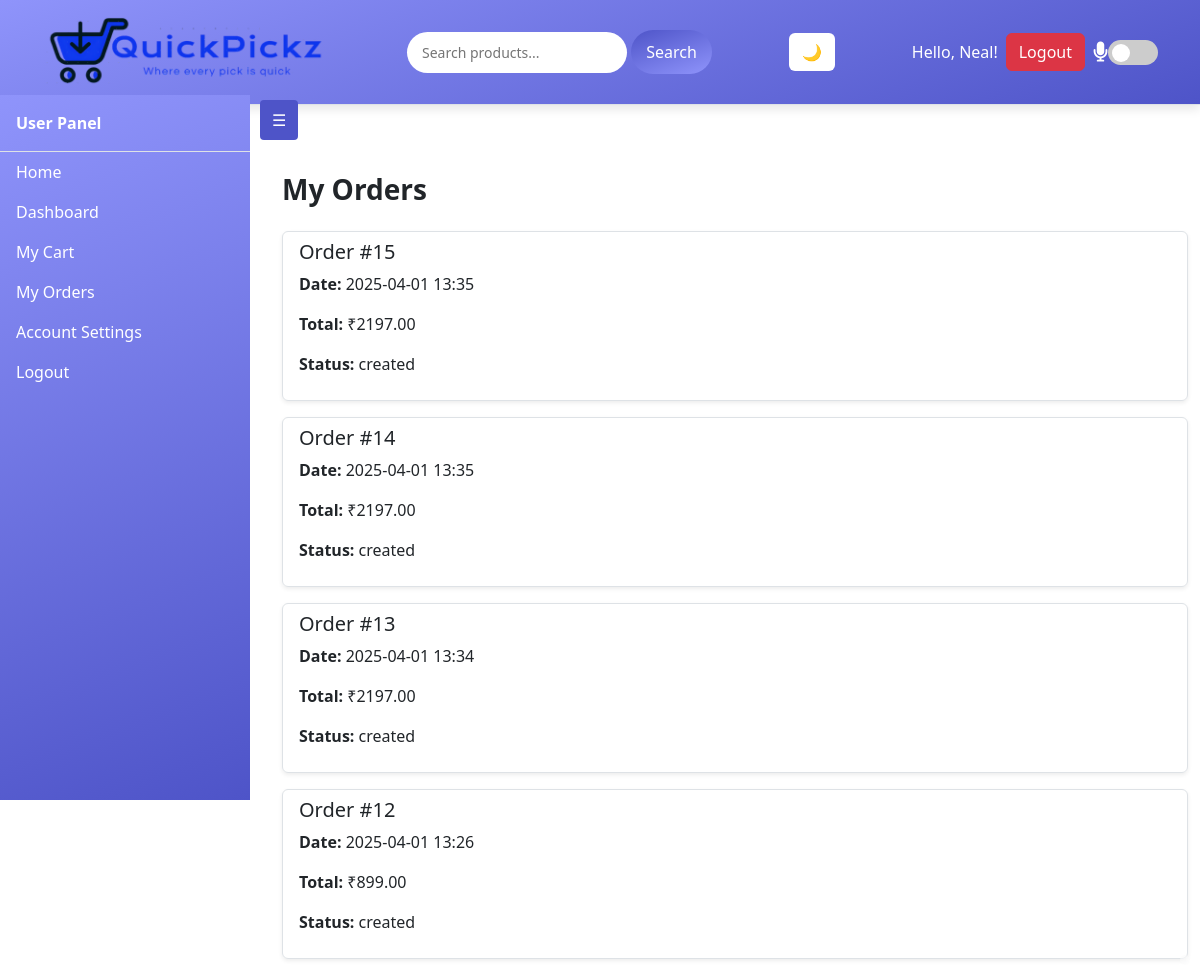
Screenshot of /orders (signed in) with the database file from the repository.
### app/models.py (models this page shows)
class User(db.Model, UserMixin):
    id = db.Column(db.Integer, primary_key=True)
    username = db.Column(db.String(80), unique=True, nullable=False)
    email = db.Column(db.String(120), unique=True, nullable=False)
    password = db.Column(db.String(200), nullable=False)

class Order(db.Model):
    id = db.Column(db.Integer, primary_key=True)
    user_id = db.Column(db.Integer, db.ForeignKey('user.id',name='fk_order_user_id'), nullable=False)
    razorpay_order_id = db.Column(db.String(100), unique=True)
    amount = db.Column(db.Integer)
    status = db.Column(db.String(20), default="created")
    created_at = db.Column(db.DateTime, default=datetime.utcnow)
    user = db.relationship('User', backref='orders')
    date = db.Column(db.DateTime, default=datetime.utcnow)
    order_items = db.relationship('OrderItem', backref='order', lazy=True)

### app/routes.py (the view, shortened to what this page needs)
@main.route('/orders')
@login_required
def view_orders():
    orders = Order.query.filter_by(user_id=current_user.id).order_by(Order.date.desc()).all()
    order_data = []
    for order in orders:
        items = []
        order_data.append({
            "id": order.id,
            "status": order.status,
            "amount": order.amount / 100,
            "date": order.date.strftime("%Y-%m-%d %H:%M"),
            "order_items": items
        })
    return render_template('orders.html', orders=order_data)

### app/__init__.py (called while the page is built)
def create_app():
    app = Flask(__name__)
    app.config['SECRET_KEY'] = 'e1b8c3b7e3f14c1abde223f1241c39ea'
    app.config['SQLALCHEMY_DATABASE_URI'] = 'sqlite:///db.sqlite3'
    db.init_app(app)
    login_manager.init_app(app)
    migrate.init_app(app, db)
    login_manager.login_view = "main.login"  # Redirects to login page if not logged in
    from app.models import User
    @login_manager.user_loader
    def load_user(user_id):
        return User.query.get(int(user_id))
    google_bp = make_google_blueprint(
        client_id="...",
        client_secret="...",
        scope=[
            "openid",
            "https://www.googleapis.com/auth/userinfo.email",
            "https://www.googleapis.com/auth/userinfo.profile"
        ]
    )
    app.register_blueprint(google_bp, url_prefix="/login")
    app.register_blueprint(payment_bp)
    return app

### app/templates/orders.html (shortened to what this page needs)
{% extends "base.html" %}
{% block content %}
<div class="container mt-5">
    <h3 class="fw-bold text-gradient">My Orders</h3>
    {% if orders %}
        <div class="list-group mt-4">
            {% for order in orders %}
                <div class="list-group-item mb-3 shadow-sm border rounded text-dark">
                    <h5>Order #{{ order.id }}</h5>
                    <p><strong>Date:</strong> {{ order.date }}</p>
                    <p><strong>Total:</strong> ₹{{ '%.2f' % (order.amount) }}</p>
                    <p><strong>Status:</strong> {{ order.status }}</p>
                    </div>
            {% endfor %}
        </div>
    {% else %}
        <p class="text-muted mt-4">You have not placed any orders yet.</p>
    {% endif %}
</div>
{% endblock %}

### app/templates/base.html (shortened to what this page needs)
<!DOCTYPE html>
<html lang="en">
<head>
  <link rel="stylesheet" href="{{ url_for('static', filename='css/style.css') }}">
  <link href="https://cdn.jsdelivr.net/npm/bootstrap@5.3.2/dist/css/bootstrap.min.css" rel="stylesheet">
  <link href="https://cdnjs.cloudflare.com/ajax/libs/font-awesome/6.0.0-beta3/css/all.min.css" rel="stylesheet">
</head>
<body>
  {% if not hide_header %}
  <header class="bg-light py-3 border-bottom" style="background: linear-gradient(160deg, #8f94fb, #4e54c8)">
    <div class="container d-flex justify-content-between align-items-center">
      <h1 class="h3 mb-0">
      <a href="{{ url_for('main.index') }}">
          <img src="{{ url_for('static', filename='img/logo.png') }}" alt="Logo" style="height: 9vh; width: 36vh;">
      </a>
      </h1>
      <form action="{{ url_for('main.search') }}" method="GET">
        <input type="text" id="search-box" name="query" placeholder="Search products..." autocomplete="off">
        <button type="submit" id="search-btn">Search</button>
      </form>
      <button id="dark-mode-toggle" class="btn btn-mode" style="background-color: white">
        🌙
    </button>
      <div class="d-flex align-items-center">
        {% if current_user.is_authenticated %}
        <span class="me-2">Hello, {{ current_user.username }}!</span>
        <a href="{{ url_for('main.logout') }}" class="btn btn-danger">Logout</a>
        {% else %}
        <a href="{{ url_for('main.login') }}" class="btn btn-primary">Login</a>
        {% endif %}
        <i class="fas fa-microphone ms-2" style="font-size: 20px;"></i>
        <label class="switch">
          <span class="slider round"></span>
      </label>
      </div>
    </div>
  </header>
  {% endif %}
  <div class="d-flex" id="wrapper">
    {% if not hide_sidebar %}
    <div id="sidebar-wrapper">
      <div class="sidebar-heading p-3 fw-bold border-bottom">User Panel</div>
      <div class="list-group list-group-flush">
        <a href="{{ url_for('main.index') }}" class="list-group-item">Home</a>
        {% if current_user.is_authenticated %}
    <a href="{{ url_for('main.dashboard') }}" class="list-group-item">Dashboard</a>
{% else %}
    <a href="{{ url_for('main.login') }}" class="list-group-item">🔒 Login to Access Dashboard</a>
{% endif %}
        <a href="{{ url_for('main.cart') }}" class="list-group-item">My Cart</a>
        <a href="{{ url_for('main.view_orders') }}" class="list-group-item">My Orders</a>
        <a href="{{ url_for('main.account') }}" class="list-group-item">Account Settings</a>
        <a href="{{ url_for('main.logout') }}" class="list-group-item">Logout</a>
      </div>
    </div>
    <div class="toggle-btn-space">
      <button class="toggle-btn" id="menu-toggle">☰</button>
    </div>
    {% endif %}
    <div id="page-content-wrapper">
      {% block content %}{% endblock %}
      <div id="google_translate_wrapper">
        <div id="google_translate_element"></div>
    </div>
    </div>
  </div>
</body>
</html>

### app/static/css/style.css (style rules this page uses)
* { margin: 0; padding: 0; box-sizing: border-box; }
body { font-family: 'Poppins', sans-serif; background: #f9f9f9; color: #333; line-height: 1.6; overflow-x: hidden; }
header { background: linear-gradient(90deg, #6a11cb 0%, #2575fc 100%); color: #fff; padding: 1rem 0; box-shadow: 0 4px 10px rgba(0, 0, 0, 0.1); position: sticky; top: 0; z-index: 1000; animation: fadeInDown 0.5s ease-in-out; }
header a { color: #ffffff; text-decoration: none; font-weight: 500; transition: color 0.3s ease; }
.btn { transition: all 0.3s ease; border-radius: 8px; }
.btn-mode { background-color: #ffffff; border: none; }
#google_translate_element { position: fixed; bottom: 10px; right: 10px; z-index: 1000; background: rgba(255, 255, 255, 0.2); padding: 5px; border-radius: 5px; backdrop-filter: blur(5px); }
body { top: 0px !important; }
html body { top: 0px !important; }

### app/templates/base.html (style rules this page uses)
#sidebar-wrapper { width: 250px; height: calc(100vh - 95px); position: fixed; top: 95px; left: 0; background: linear-gradient(160deg, #8f94fb, #4e54c8); color: white; transition: transform 0.3s ease; overflow-y: auto; z-index: 1000; }
#page-content-wrapper { flex: 1; margin-left: 250px; transition: margin-left 0.3s ease; padding-top: 20px; }
.list-group-item { background: transparent; color: white; border: none; }
.toggle-btn { top: 90px; position: fixed; left: 250px; background: #4e54c8; color: white; border: none; padding: 8px 12px; margin: 10px; border-radius: 4px; transition: left 0.3s ease; z-index: 1100; }
.toggle-btn-space { padding: 10px; }
#search-box { border: none; padding: 10px 15px; width: 220px; border-radius: 25px; outline: none; font-size: 14px; transition: width 0.3s ease-in-out; }
#search-btn { border: none; background: linear-gradient(160deg, #4e54c8, #8f94fb); color: white; padding: 10px 15px; border-radius: 25px; cursor: pointer; transition: 0.3s ease-in-out; }
.switch { position: relative; display: inline-block; width: 50px; height: 25px; }
.slider { position: absolute; cursor: pointer; top: 0; left: 0; right: 0; bottom: 0; background-color: #ccc; transition: 0.4s; border-radius: 25px; }
.slider:before { position: absolute; content: ""; height: 18px; width: 18px; left: 4px; bottom: 3px; background-color: white; transition: 0.4s; border-radius: 50%; }
body { margin-top: 0px !important; top: 0px !important; }

### rows the page displays
User: username "Neal"
Order: id "15", date "2025-04-01 13:35", amount "2197.00", status "created"
Order: id "14", date "2025-04-01 13:35", amount "2197.00", status "created"
Order: id "13", date "2025-04-01 13:34", amount "2197.00", status "created"
Order: id "12", date "2025-04-01 13:26", amount "899.00", status "created"
